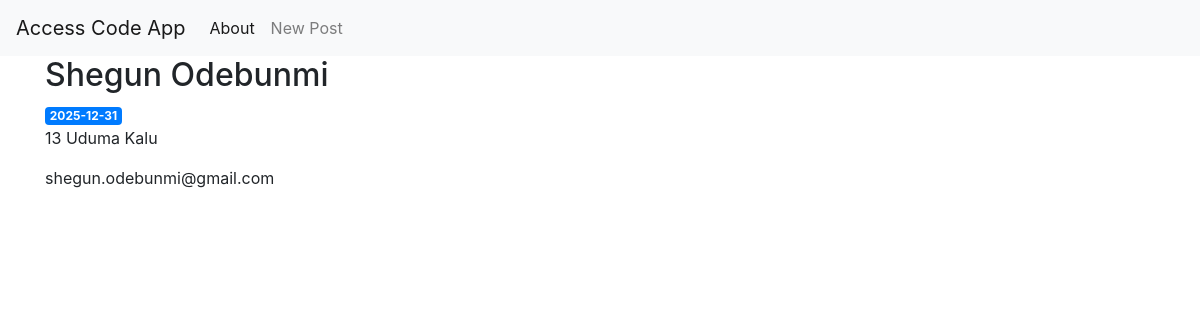
/9/user, run on the app's committed database.
### tables this page shows
CREATE TABLE users (
    user_id INTEGER PRIMARY KEY AUTOINCREMENT,
    full_name TEXT NOT NULL,
    resident_address TEXT NOT NULL,
    email TEXT NOT NULL,
    validity_date TIMESTAMP NOT NULL,
    u_created TIMESTAMP NOT NULL DEFAULT CURRENT_TIMESTAMP
);

### app.py (the view)
@app.route('/<int:user_id>/user')
def view(user_id):
    user = get_user(user_id)
    return render_template('view.html', user=user)

### app.py (called while the page is built)
def get_db_connection():
    conn = sqlite3.connect('database.db')
    conn.row_factory = sqlite3.Row
    return conn

def get_user(user_id):
    conn = get_db_connection()
    user = conn.execute('SELECT * FROM users WHERE user_id = ?', \
                       (user_id,)).fetchone()
    conn.close()
    if user is None:
        abort(404)
    return user

### templates/view.html
{% extends 'base.html' %}
{% block content %}
    <h2>{% block title %} {{ user['full_name'] }} {% endblock %}</h2>
    <span class="badge badge-primary">{{ user['validity_date'] }}</span>
    <p>{{ user['resident_address'] }}</p>
    <p>{{ user['email'] }}</p>
{% endblock %}

### data on the page
users: full_name "Shegun Odebunmi", validity_date "2025-12-31", resident_address "13 Uduma Kalu", email "shegun.odebunmi@gmail.com"
